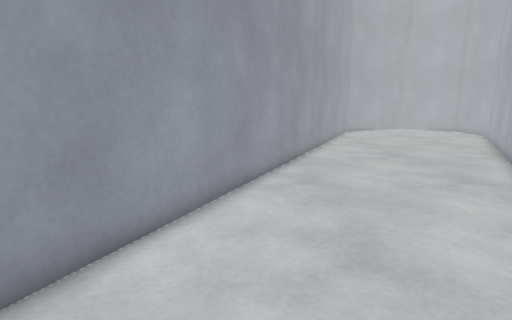
[1] (above)

12 first-person views from a walk through a 3-D level made in the Unity game engine. The camera is 1.4 m above the floor, tilts 10° down and sees 80° across. The floor is counted in squares, 0.5 m on a side. Each view is taken from the middle of a square. On the plan, view 1 faces up. The plan holds only what a view shows up to about 20 squares ahead; the rest is blank. The place goes on beyond the plan. The player character is not drawn. Surface patterns are stand-ins for the level's own textures.

[2]
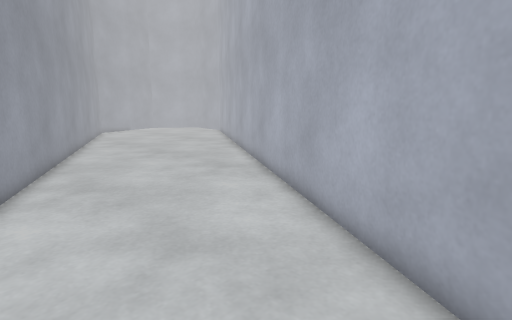

[3]
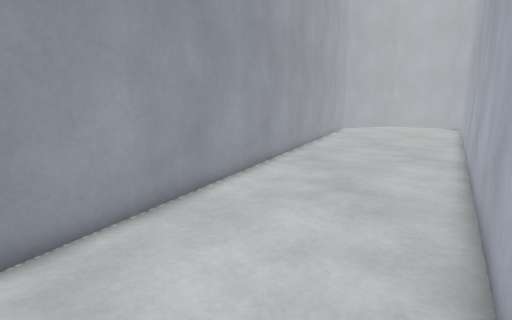

[4]
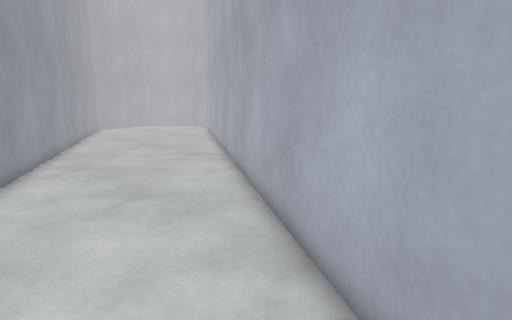

[5]
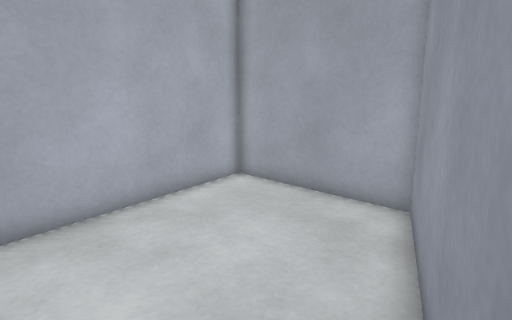

[6]
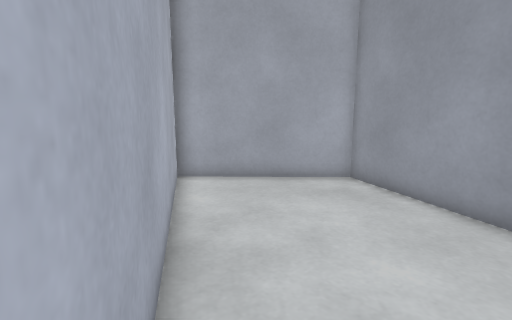

[7]
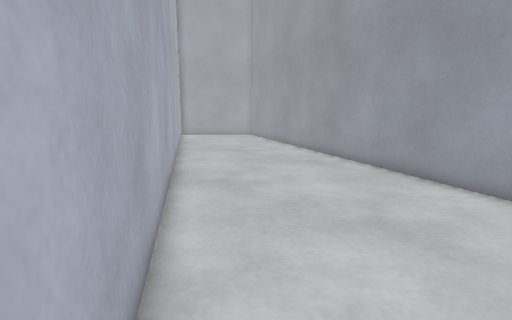

[8]
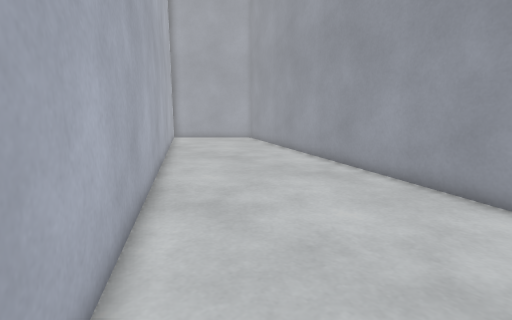

[9]
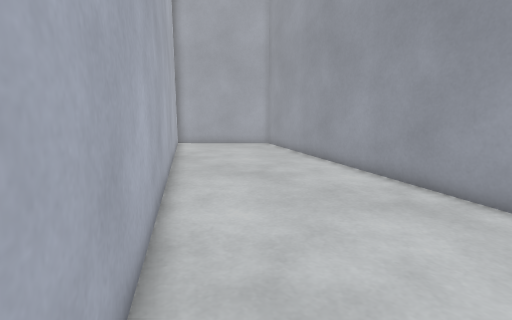

[10]
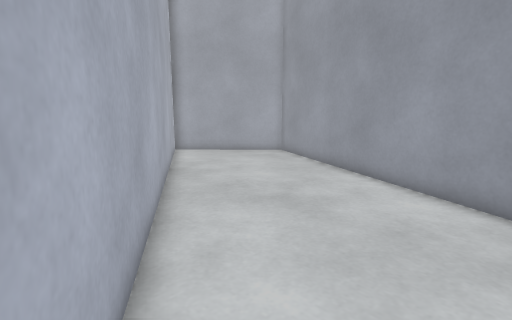

[11]
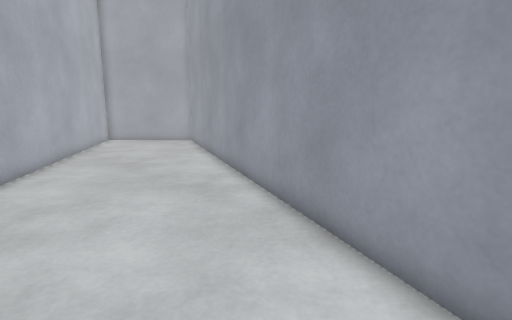

[12]
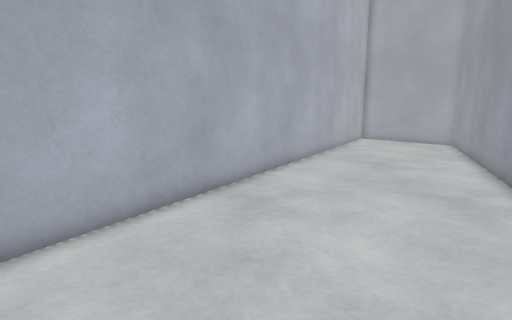

### Floor plan
Points are (right, up) in squares from view 1. A wall is a line through its corners. A room is listed if a view was taken in it or the views show most of it. See-through windows are left out.
Room 1 (views 1, 2, 3, 4, 5, 6, 7, 8, 9, 10, 11, 12)
walls: (4.1, 20.6) (-6.1, -1.8) (-2.4, -5.6); (-0.5, -5.6) (16.2, 20.4)

Where each view was taken, in squares from view 1:
view 1: 0 up, 0 right, facing up
view 2: 0 up, 1 left, facing up-right
view 3: 5 down, 1 left, facing up
view 4: 4 down, 2 left, facing up-right
view 5: 6 up, 2 left, facing down
view 6: 4 up, 5 right, facing down-left
view 7: 20 up, 15 right, facing down-left
view 8: 18 up, 13 right, facing down-left
view 9: 14 up, 11 right, facing down-left
view 10: 11 up, 9 right, facing down-left
view 11: 20 up, 8 right, facing down-left
view 12: 20 up, 8 right, facing down
